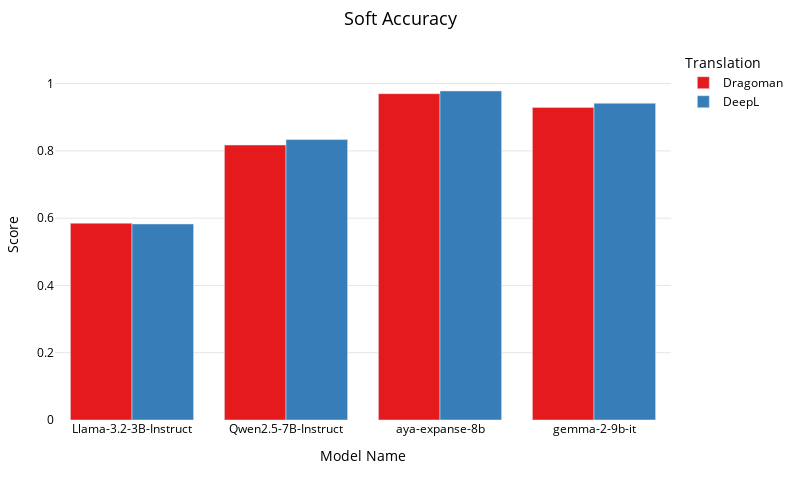

Write notebook code for a chart like this one.
### Code cell
df_subset = results_df[results_df.Translation.notna()]
plot_model_scores(df_subset, "soft_accuracy",color_col="Translation")

### Figure 1 — Plotly figure (JSON) as saved in the notebook; plotly's stock layout.template omitted (floating-point values rounded to 4 significant figures)
{"data": [{"alignmentgroup": "True", "customdata": [["Dragoman"], ["Dragoman"], ["Dragoman"], ["Dragoman"]], "hovertemplate": "Translation=%{customdata[0]}<br>Model=%{x}<br>Score=%{y}<extra></extra>", "legendgroup": "Dragoman", "marker": {"color": "rgb(228,26,28)", "pattern": {"shape": ""}}, "name": "Dragoman", "offsetgroup": "Dragoman", "orientation": "v", "showlegend": true, "textposition": "auto", "type": "bar", "x": ["Llama-3.2-3B-Instruct", "Qwen2.5-7B-Instruct", "aya-expanse-8b", "gemma-2-9b-it"], "xaxis": "x", "y": [0.585, 0.8175, 0.9701, 0.9294], "yaxis": "y"}, {"alignmentgroup": "True", "customdata": [["DeepL"], ["DeepL"], ["DeepL"], ["DeepL"]], "hovertemplate": "Translation=%{customdata[0]}<br>Model=%{x}<br>Score=%{y}<extra></extra>", "legendgroup": "DeepL", "marker": {"color": "rgb(55,126,184)", "pattern": {"shape": ""}}, "name": "DeepL", "offsetgroup": "DeepL", "orientation": "v", "showlegend": true, "textposition": "auto", "type": "bar", "x": ["Llama-3.2-3B-Instruct", "Qwen2.5-7B-Instruct", "aya-expanse-8b", "gemma-2-9b-it"], "xaxis": "x", "y": [0.5828, 0.8338, 0.9783, 0.9416], "yaxis": "y"}], "layout": {"barmode": "group", "font": {"color": "black"}, "height": 500, "legend": {"title": {"text": "Translation"}, "tracegroupgap": 0}, "margin": {"b": 80, "l": 40, "r": 40, "t": 50}, "paper_bgcolor": "white", "plot_bgcolor": "white", "title": {"font": {"size": 18}, "text": "Soft Accuracy", "x": 0.5}, "width": 800, "xaxis": {"anchor": "y", "domain": [0, 1], "tickfont": {"size": 12}, "title": {"text": "Model Name"}}, "yaxis": {"anchor": "x", "domain": [0, 1], "gridcolor": "rgba(0, 0, 0, 0.1)", "range": [0, 1.1], "title": {"text": "Score"}}}}
